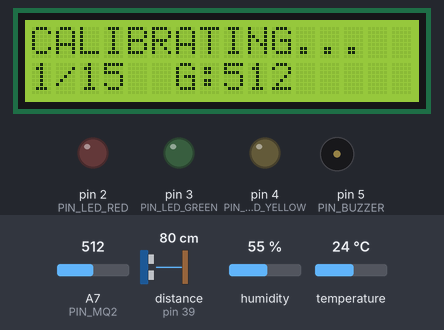
Simulated run of this sketch. Board: Arduino Mega 2560, built with avr-gcc and run on an emulated ATmega2560. Shown: 16×2 character LCD, output pins drawn as LEDs (lit = HIGH), buzzer (waves = sounding, pin HIGH). Wiring (inferred from the names in the program): ultrasonic range finder: trigger pin 37; echo pin 39. The inputs (shaded band) are chosen by the test bench; at power-on: A7 (PIN_MQ2) = 512, distance to the obstacle (sensor on pin 39) 80 cm, humidity 55 %, temperature 24 °C. The echo pulse lasts 58.3 µs per cm; pins used as bus, display or sensor lines are not drawn.

Above: at 2.3 s.
2.4 s: A7 (PIN_MQ2) set to 490
At 4.0 s:
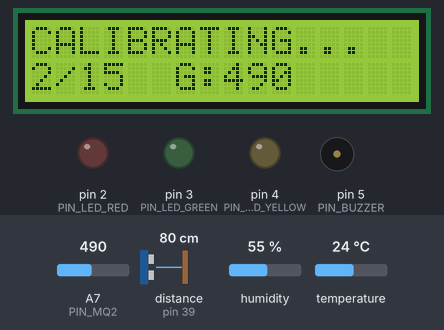
6.6 s: A7 (PIN_MQ2) set to 510
At 8.2 s:
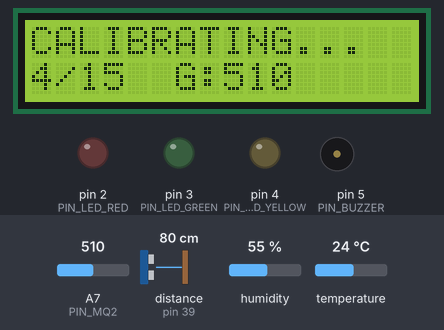
10.6 s: A7 (PIN_MQ2) set to 306
At 30.3 s:
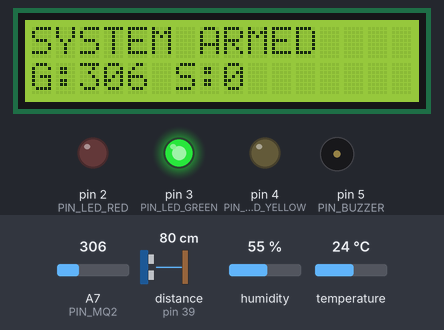
Timing chart, 0 to 30.6 s (numbered marks = the images above; inputs shaded):
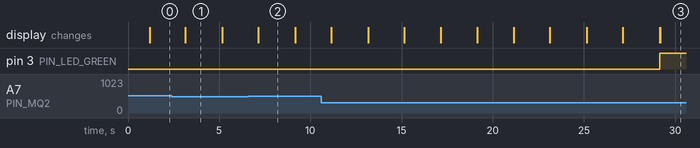

Measured:
- what the display in image 1 shows lasts 2.1 s, from 3.1 s to 5.2 s

The sketch:

arduino.ino
```cpp
#include <Wire.h>
#include <LiquidCrystal_I2C.h>
#include <DHT.h>

#define DEBUG_MODE true
#define COMM_SERIAL Serial

// 1. PIN DEFINITIONS
#define PIN_MQ2         A7
#define PIN_DHT         41
#define PIN_TRIG        37
#define PIN_ECHO        39
#define PIN_BUZZER      5
#define PIN_LED_RED     2
#define PIN_LED_YELLOW  4
#define PIN_LED_GREEN   3

// 2. CONSTANTS
const float K_GAS   = 2.5;
const float K_TEMP  = 2.0;
const float K_HUM   = 1.0;

// Thresholds
const float SCORE_WARNING      = 40.0;
const float SCORE_DANGER       = 100.0; // High threshold to filter noise
const int   GAS_THRESHOLD_FIRE = 500;   // Absolute Emergency limit
const int   DIST_PROXIMITY     = 100;   // cm

// Stability
const float ALPHA_CALIBRATION = 0.2;
const float ALPHA_RUNTIME     = 0.01;

// Timer 3 runs at 10Hz (0.1s). So 50 ticks = 5.0 seconds.
const int ALARM_DURATION_TICKS = 50;

// 3. GLOBAL VARIABLES
LiquidCrystal_I2C lcd(0x27, 16, 2);
DHT dht(PIN_DHT, DHT11);

// Sensor Data
float curr_gas, curr_temp, curr_hum, curr_dist;
float base_gas, base_temp, base_hum;
float delta_gas, delta_temp, delta_hum;
float risk_score = 0;

// System State
enum SystemState { STATE_BOOT, STATE_CALIBRATION, STATE_MONITORING };
SystemState currentState = STATE_BOOT;

// INTERRUPT FLAGS & COUNTERS
volatile bool flag_read_sensors = false; // Set by Timer 1
volatile int  calib_step_counter = 0;

// ALARM COUNTDOWNS (Managed by Timer 3)
// If value > 0, the alarm is ACTIVE.
volatile int timer_fire_ticks = 0;
volatile int timer_tala_ticks = 0;
volatile int timer_pres_ticks = 0; // Added Presence Timer
volatile bool blink_state = false; // Toggles every 0.1s

// 4. SETUP

void setup() {
  COMM_SERIAL.begin(9600);
  lcd.init();
  lcd.backlight();
  dht.begin();

  pinMode(PIN_TRIG, OUTPUT);
  pinMode(PIN_ECHO, INPUT);
  pinMode(PIN_LED_RED, OUTPUT);
  pinMode(PIN_LED_YELLOW, OUTPUT);
  pinMode(PIN_LED_GREEN, OUTPUT);
  pinMode(PIN_BUZZER, OUTPUT);

  lcd.print("SYSTEM BOOT...");
  delay(1000);

  // --- TIMER 1 SETUP (0.5Hz / 2s) - SENSORS ---
  noInterrupts();
  TCCR1A = 0; TCCR1B = 0; TCNT1  = 0;
  OCR1A = 31249;            // 16MHz/1024/0.5Hz - 1
  TCCR1B |= (1 << WGM12);   // CTC
  TCCR1B |= (1 << CS12) | (1 << CS10); // Prescaler 1024
  TIMSK1 |= (1 << OCIE1A);  // Enable Interrupt

  // --- TIMER 3 SETUP (10Hz / 0.1s) - ALARMS & BLINK ---
  TCCR3A = 0; TCCR3B = 0; TCNT3  = 0;
  OCR3A = 1561;             // 16MHz/1024/10Hz - 1 (approx 1562.5)
  TCCR3B |= (1 << WGM32);   // CTC
  TCCR3B |= (1 << CS32) | (1 << CS30); // Prescaler 1024
  TIMSK3 |= (1 << OCIE3A);  // Enable Interrupt
  interrupts();

  // Initial Read
  readSensors();
  base_gas = curr_gas; base_temp = curr_temp; base_hum = curr_hum;
  currentState = STATE_CALIBRATION;
}

// 5. INTERRUPT SERVICE ROUTINES (ISRs)

// ISR TIMER 1: Triggers Sensor Reading (Every 2s)
ISR(TIMER1_COMPA_vect) {
  flag_read_sensors = true;
}

// ISR TIMER 3: Handles Actuators & Countdowns (Every 0.1s)
ISR(TIMER3_COMPA_vect) {
  //Decrement Alarm Timers
  if (timer_fire_ticks > 0) timer_fire_ticks--;
  if (timer_tala_ticks > 0) timer_tala_ticks--;
  if (timer_pres_ticks > 0) timer_pres_ticks--; // Presence CountDown

  //Global Blink State
  blink_state = !blink_state;
}

// 6. SENSOR & HELPER FUNCTIONS

float readAverageMQ2() {
  long sum = 0;
  // 50 samples * 500us = ~25ms Total Block
  const int SAMPLES = 50;
  for(int i=0; i<SAMPLES; i++) {
    sum += analogRead(PIN_MQ2);
    delayMicroseconds(500);
  }
  return (float)sum / SAMPLES;
}

void readSensors() {
  curr_gas = readAverageMQ2();
  float t = dht.readTemperature();
  float h = dht.readHumidity();
  if (!isnan(t)) curr_temp = t;
  if (!isnan(h)) curr_hum = h;

  digitalWrite(PIN_TRIG, LOW); delayMicroseconds(2);
  digitalWrite(PIN_TRIG, HIGH); delayMicroseconds(10);
  digitalWrite(PIN_TRIG, LOW);
  long duration = pulseIn(PIN_ECHO, HIGH, 25000);
  if (duration == 0) curr_dist = 999;
  else curr_dist = duration * 0.034 / 2;
  if (curr_dist == 0) curr_dist = 999;
}

void updateBaselines(float alpha) {
    base_gas  = (alpha * curr_gas)  + ((1.0 - alpha) * base_gas);
    base_temp = (alpha * curr_temp) + ((1.0 - alpha) * base_temp);
    base_hum  = (alpha * curr_hum)  + ((1.0 - alpha) * base_hum);
}


// 7. DEEP DEBUG & ACTUATORS

void handleActuators() {
  bool fire_active = (timer_fire_ticks > 0);
  bool tala_active = (timer_tala_ticks > 0);
  bool pres_active = (timer_pres_ticks > 0);

  if (fire_active || tala_active) {
      digitalWrite(PIN_BUZZER, HIGH);

      if (blink_state) digitalWrite(PIN_LED_RED, HIGH);
      else digitalWrite(PIN_LED_RED, LOW);

      digitalWrite(PIN_LED_YELLOW, LOW);
      digitalWrite(PIN_LED_GREEN, LOW);

      lcd.setCursor(0, 0);
      if (fire_active && tala_active) lcd.print("CRITICAL: ALL!! ");
      else if (fire_active)           lcd.print("DANGER: FIRE!   ");
      else                            lcd.print("ALERT: LOGGING! ");

      lcd.setCursor(0, 1);
      lcd.print("Tmr:" + String(fire_active ? timer_fire_ticks : timer_tala_ticks) + "   ");
  }
  else if (pres_active) {
      digitalWrite(PIN_BUZZER, LOW); // Silent warning
      digitalWrite(PIN_LED_RED, LOW);
      digitalWrite(PIN_LED_GREEN, LOW);
      digitalWrite(PIN_LED_YELLOW, HIGH); // Solid Yellow

      lcd.setCursor(0, 0); lcd.print("MOVEMENT DET.   ");
      lcd.setCursor(0, 1); lcd.print("Tmr: " + String(timer_pres_ticks) + " D:" + String((int)curr_dist) + " ");
  }
  // --- PRIORITY 3: NORMAL ---
  else {
      digitalWrite(PIN_BUZZER, LOW);
      digitalWrite(PIN_LED_RED, LOW);
      digitalWrite(PIN_LED_YELLOW, LOW);
      digitalWrite(PIN_LED_GREEN, HIGH);

      lcd.setCursor(0, 0); lcd.print("SYSTEM ARMED    ");
      lcd.setCursor(0, 1); lcd.print("G:" + String((int)curr_gas) + " S:" + String((int)risk_score) + "   ");
  }
}


void printDeepDebug() {
    if (!DEBUG_MODE) {
        // Protocolo: HEADER,valor1,valor2...
        if (timer_fire_ticks > 0) {
            COMM_SERIAL.print("ALERTA_FUEGO,");
            COMM_SERIAL.println(risk_score, 0); // Mandamos el Score
        }
        else if (timer_pres_ticks > 0) {
            COMM_SERIAL.print("ALERTA_PRESENCIA,");
            COMM_SERIAL.println(curr_dist, 0); // Mandamos la distancia en cm
        }
        else {
            COMM_SERIAL.print("NORMAL,");
            COMM_SERIAL.print(delta_gas, 1);
            COMM_SERIAL.print(",");
            COMM_SERIAL.print(delta_temp, 1);
            COMM_SERIAL.print(",");
            COMM_SERIAL.println(delta_hum, 1);
        }
        return;
    }

    unsigned long uptime = millis() / 1000;
    COMM_SERIAL.print("\n========== [TIME: "); COMM_SERIAL.print(uptime); COMM_SERIAL.println("s] ==========");

    // 1. Raw vs Base
    COMM_SERIAL.print("[SENSORS] | Gas: "); COMM_SERIAL.print(curr_gas); COMM_SERIAL.print("/"); COMM_SERIAL.print(base_gas);
    COMM_SERIAL.print(" | Temp: "); COMM_SERIAL.print(curr_temp); COMM_SERIAL.print("/"); COMM_SERIAL.print(base_temp);
    COMM_SERIAL.print(" | Hum: "); COMM_SERIAL.print(curr_hum); COMM_SERIAL.print("/"); COMM_SERIAL.println(base_hum);

    // 2. Logic
    COMM_SERIAL.print("[LOGIC  ] | Score: "); COMM_SERIAL.print(risk_score);
    COMM_SERIAL.print(" | Threshold: "); COMM_SERIAL.println(SCORE_DANGER);

    // 3. Timers
    COMM_SERIAL.print("[ALARMS ] | FIRE_TMR: "); COMM_SERIAL.print(timer_fire_ticks);
    COMM_SERIAL.print(" | TALA_TMR: "); COMM_SERIAL.print(timer_tala_ticks);
    COMM_SERIAL.print(" | PRES_TMR: "); COMM_SERIAL.println(timer_pres_ticks);

    COMM_SERIAL.println("=========================================");
}


// 8. MAIN LOOP
void loop() {

  if (COMM_SERIAL.available() > 0) {
    String msg = COMM_SERIAL.readStringUntil('\n');
    msg.trim();
    if (msg == "ALERTA_TALA") {
       timer_tala_ticks = ALARM_DURATION_TICKS;
    }
  }

  switch (currentState) {
    case STATE_CALIBRATION:
      if (flag_read_sensors) {
        flag_read_sensors = false;
        readSensors();
        updateBaselines(ALPHA_CALIBRATION);
        calib_step_counter++;

        lcd.setCursor(0, 0); lcd.print("CALIBRATING...  ");
        lcd.setCursor(0, 1); lcd.print(String(calib_step_counter) + "/15  " + "G:" + String((int)curr_gas));

        if (calib_step_counter >= 15) {
          currentState = STATE_MONITORING;
          lcd.clear();
        }
      }
      break;

    case STATE_MONITORING:
      if (flag_read_sensors) {
        flag_read_sensors = false;
        readSensors();

        // 1. CALCULATIONS
        delta_gas = curr_gas - base_gas;
        delta_temp = curr_temp - base_temp;
        delta_hum = base_hum - curr_hum;

        if(delta_gas < 0) delta_gas = 0;
        if(delta_temp < 0) delta_temp = 0;
        if(delta_hum < 0) delta_hum = 0;

        risk_score = (K_GAS * delta_gas) + (K_TEMP * delta_temp) + (K_HUM * delta_hum);
        if (delta_temp > 2.0 && delta_hum > 5.0) risk_score += 20.0;

        // 2. FIRE LOGIC (WITH PERSISTENCE)
        static int fire_persistence = 0;

        bool massive_fire = (curr_gas > GAS_THRESHOLD_FIRE);
        bool potential_fire = (risk_score > SCORE_DANGER);

        if (massive_fire) {
             timer_fire_ticks = ALARM_DURATION_TICKS;
             fire_persistence = 0;
        }
        else if (potential_fire) {
             fire_persistence++;
             // REQUIRE 2 CONSECUTIVE CYCLES (4 Seconds) of High Score
             if (fire_persistence >= 2) {
                 timer_fire_ticks = ALARM_DURATION_TICKS;
                 fire_persistence = 0;
             }
        }
        else {
             fire_persistence = 0;
             // Only update baseline if air is clean
             if (curr_gas < base_gas) updateBaselines(0.05); // Fast recover
             else updateBaselines(0.002); // Slow drift
        }

        // 3. PRESENCE LOGIC (WITH TIMER LATCH)
        if (curr_dist < DIST_PROXIMITY) {
            timer_pres_ticks = ALARM_DURATION_TICKS;
        }

        // 4. DEBUG
        printDeepDebug();
      }

      handleActuators();
      break;
  }
}
```
